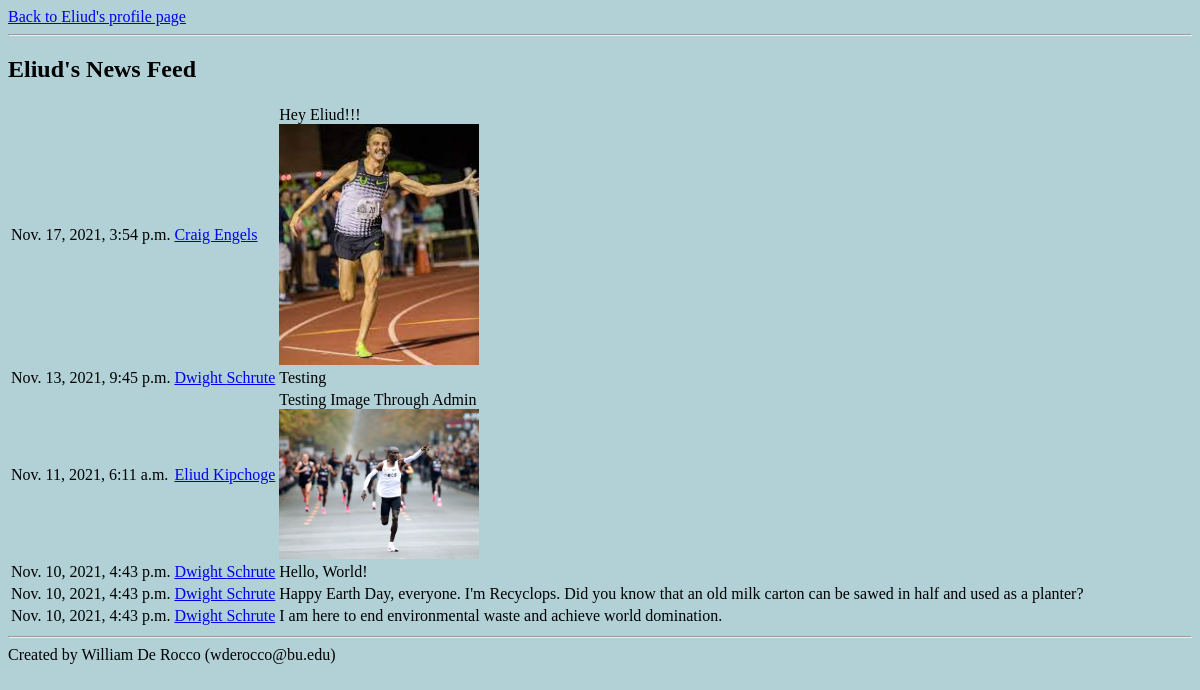
The page /mini_fb/profile/1/news_feed on the database as committed earlier.
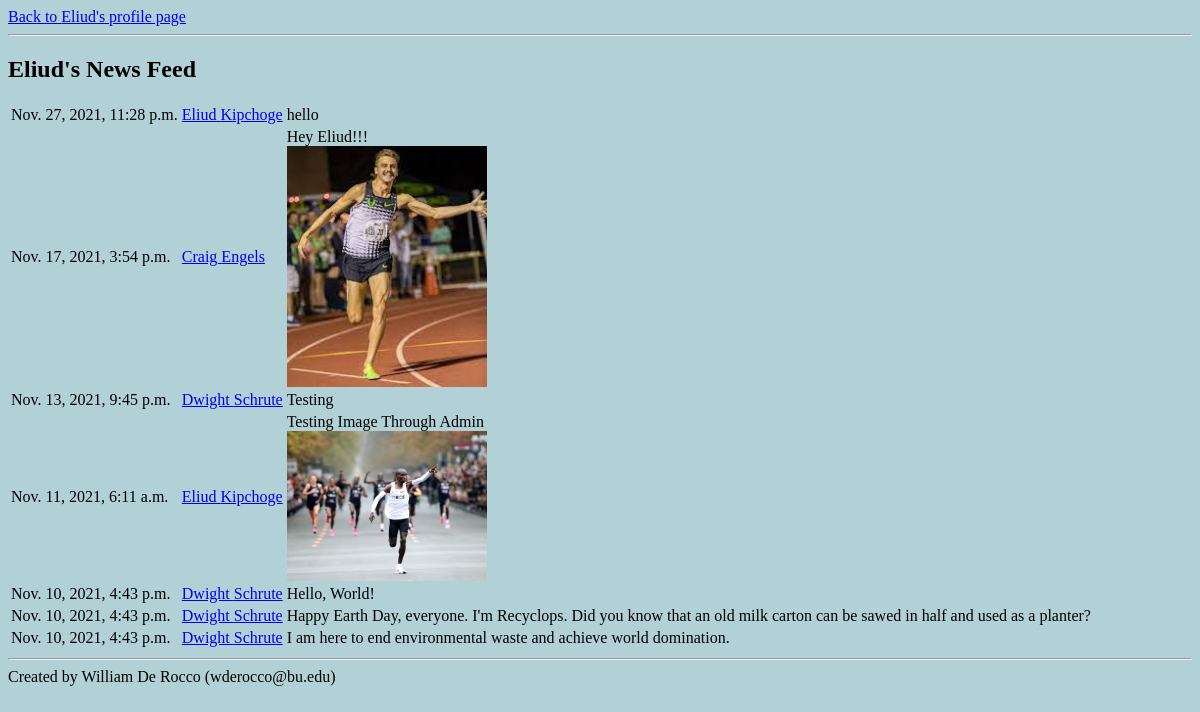
The same page on the database as committed later.
### mini_fb/models.py (models this page shows, shortened)
class StatusMessage(models.Model):
    timestamp = models.DateTimeField(auto_now=True)
    message = models.TextField(blank=True)
    profile = models.ForeignKey(Profile, on_delete=models.CASCADE)
    image = models.ImageField(blank=True)

class Profile(models.Model):
    first_name = models.TextField(blank=True)
    last_name = models.TextField(blank=True)
    birth_date = models.DateField(null=True, blank=True)
    city = models.TextField(blank=True)
    email_address = models.TextField(blank=True)
    image_url = models.URLField(blank=True)
    friends = models.ManyToManyField("self", blank=True) # allow any Profile object to have other Profile objects as friends
    def get_friends(self):
        return self.friends.all()
    def get_news_feed(self):
        news = StatusMessage.objects.filter(profile__in=self.get_friends()).order_by("-timestamp")
        return news

### mini_fb/views.py (the view)
# urls.py: path('profile/<int:pk>/news_feed', ShowNewsFeedView.as_view(), name="news_feed"),
class ShowNewsFeedView(DetailView):
    model = Profile
    template_name = "mini_fb/show_news_feed.html"
    context_object_name = "profile"

### mini_fb/templates/mini_fb/show_news_feed.html
<html style="background-color: rgb(177, 209, 214);">
  <a href="{% url 'show_profile_page' profile.pk %}">Back to {{profile.first_name}}'s profile page</a>
<hr>
<h2>{{profile.first_name}}'s News Feed</h2>
<table>
    {% for news in profile.get_news_feed %}
        <tr>
            <td>
                {{news.timestamp}}
            </td>
            <td>
                <a href="{% url 'show_profile_page' news.profile.pk %}">{{news.profile.first_name}} {{news.profile.last_name}}</a>
            </td>
            <td>
                {{news.message}}</br>
                {% if news.image %}
                <img src='{{news.image.url}}' style='max-width: 200;'>
                {% endif %}
            </td>
        </tr>
    {% endfor %}
</table>
<hr>
Created by William De Rocco (wderocco@bu.edu)
</html>

Rows that differ between the two databases and show on the page:
added StatusMessage: timestamp "Nov. 27, 2021, 11:28 p.m.", profile.first_name "Eliud", profile.last_name "Kipchoge", message "hello"
